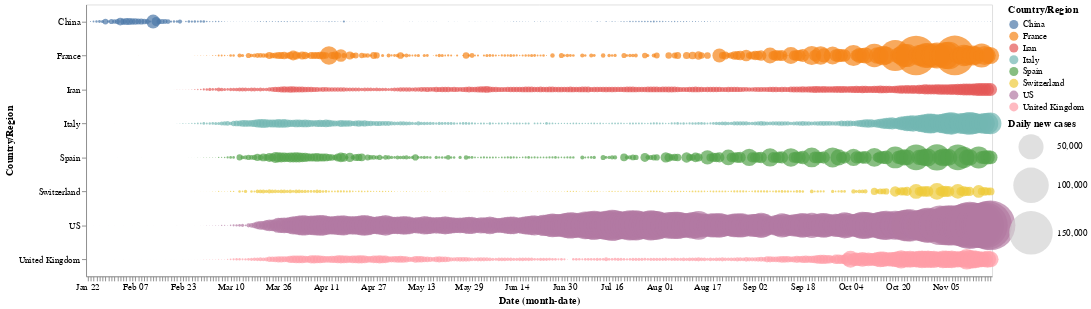

The cell this chart's notebook holds for it:
### Code cell
alt.Chart(selected_data).mark_circle().encode(
    x='monthdate(Date):O',
    y='Country/Region',
    color=alt.condition(interval, 'Country/Region', alt.value('lightgray')),
    size=alt.Size('New cases:Q',
        scale=alt.Scale(range=[0, 3000]),
        legend=alt.Legend(title='Daily new cases')
    ) 
).properties(
    width=1000,
    height=300,
    selection=interval
)

### Figure 1 — Vega-Lite specification as saved in the notebook (floating-point values rounded to 4 significant figures; data arrays with more than 128 entries replaced by an {"elided": "..."} marker saying what was removed)
{"config": {"view": {"continuousWidth": 400, "continuousHeight": 300}}, "data": {"name": "data-df8b748cbde0cc0722599bc26139caf5"}, "mark": "circle", "encoding": {"color": {"condition": {"type": "nominal", "field": "Country/Region", "selection": "selector001"}, "value": "lightgray"}, "size": {"type": "quantitative", "field": "New cases", "legend": {"title": "Daily new cases"}, "scale": {"range": [0, 3000]}}, "x": {"type": "ordinal", "field": "Date", "timeUnit": "monthdate"}, "y": {"type": "nominal", "field": "Country/Region"}}, "height": 300, "selection": {"selector001": {"type": "interval"}}, "width": 1000, "$schema": "https://vega.github.io/schema/vega-lite/v4.8.1.json", "datasets": {"data-df8b748cbde0cc0722599bc26139caf5": {"elided": "2432 records"}}}
